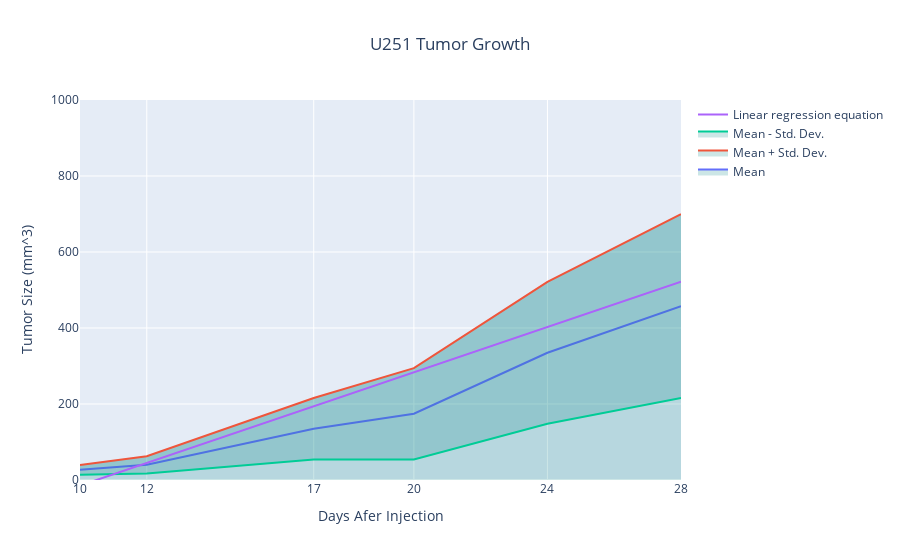

Notebook code cell kept with this figure:
### Code cell
# In this chunk of code, we will again use go.Figure() to create a figure and add the standard deviation. In addition the linear regression line will also be added to the figure.
# Create a figure
fig = go.Figure()
fig.add_trace(go.Scatter(
    x=df_U251_tumor_2_5_outlier_removed['days_after_injection'],
    y=df_U251_tumor_2_5_outlier_removed.mean(axis=1),
    mode='lines',
    name='Mean',
    fill='tonexty',
    fillcolor='rgba(0,128,128,0.2)'
))
fig.add_trace(go.Scatter(
    x=df_U251_tumor_2_5_outlier_removed['days_after_injection'],
    y=df_U251_tumor_2_5_outlier_removed.mean(axis=1) + df_U251_tumor_2_5_outlier_removed.std(axis=1),
    mode='lines',
    name='Mean + Std. Dev.',
    fill='tonexty',
    fillcolor='rgba(0,128,128,0.2)'
)) # this will create a trace for the upper bound
fig.add_trace(go.Scatter(
    x=df_U251_tumor_2_5_outlier_removed['days_after_injection'],
    y=df_U251_tumor_2_5_outlier_removed.mean(axis=1) - df_U251_tumor_2_5_outlier_removed.std(axis=1),
    mode='lines',
    name='Mean - Std. Dev.',
    fill='tonexty',
    fillcolor='rgba(0,128,128,0.2)'
)) # This will create a trace for the lower bound

# Plot the linear regression equation
x_values = np.linspace(X.min(), X.max(), 100)
y_values = average_intercept + average_coef * x_values
fig.add_trace(go.Scatter(
    x=x_values,
    y=y_values,
    mode='lines',
    name='Linear regression equation'
))

fig.update_layout(
    title='U251 Tumor Growth',
    title_x = 0.5,
    xaxis_title='Days Afer Injection',
    yaxis_title='Tumor Size (mm^3)',
    yaxis_range=[0, 1000] # This set the y-axis range to 0 to 1000
)
fig.update_xaxes(
    tickvals=[10, 12, 17, 20, 24, 28],
    ticktext=[10, 12, 17, 20, 24, 28]
)
fig.show()

print(f'Linear Regression Equation: Y = {average_intercept:.2f} + {average_coef:.2f}*X')
print(f'R^2: {r2:.2f}')
print(f'MSE: {mse:.2f}')
print(f'MRSE: {mrse:.2f}')

### Figure 1 — Plotly figure (JSON) as saved in the notebook; plotly's stock layout.template omitted (floating-point values rounded to 4 significant figures)
{"data": [{"fill": "tonexty", "fillcolor": "rgba(0,128,128,0.2)", "mode": "lines", "name": "Mean", "type": "scatter", "x": [10, 12, 17, 20, 24, 28], "y": [26.73, 39.92, 134.7, 174.3, 334.8, 457.5]}, {"fill": "tonexty", "fillcolor": "rgba(0,128,128,0.2)", "mode": "lines", "name": "Mean + Std. Dev.", "type": "scatter", "x": [10, 12, 17, 20, 24, 28], "y": [39.51, 62.61, 215.8, 294.5, 521.6, 699.4]}, {"fill": "tonexty", "fillcolor": "rgba(0,128,128,0.2)", "mode": "lines", "name": "Mean - Std. Dev.", "type": "scatter", "x": [10, 12, 17, 20, 24, 28], "y": [13.95, 17.23, 53.66, 54.21, 148.0, 215.7]}, {"mode": "lines", "name": "Linear regression equation", "type": "scatter", "x": [10, 10.18, 10.36, 10.55, 10.73, 10.91, 11.09, 11.27, 11.45, 11.64, 11.82, 12, 12.18, 12.36, 12.55, 12.73, 12.91, 13.09, 13.27, 13.45, 13.64, 13.82, 14, 14.18, 14.36, 14.55, 14.73, 14.91, 15.09, 15.27, 15.45, 15.64, 15.82, 16, 16.18, 16.36, 16.55, 16.73, 16.91, 17.09, 17.27, 17.45, 17.64, 17.82, 18, 18.18, 18.36, 18.55, 18.73, 18.91, 19.09, 19.27, 19.45, 19.64, 19.82, 20, 20.18, 20.36, 20.55, 20.73, 20.91, 21.09, 21.27, 21.45, 21.64, 21.82, 22, 22.18, 22.36, 22.55, 22.73, 22.91, 23.09, 23.27, 23.45, 23.64, 23.82, 24, 24.18, 24.36, 24.55, 24.73, 24.91, 25.09, 25.27, 25.45, 25.64, 25.82, 26, 26.18, 26.36, 26.55, 26.73, 26.91, 27.09, 27.27, 27.45, 27.64, 27.82, 28], "y": [-14.72, -9.294, -3.873, 1.548, 6.969, 12.39, 17.81, 23.23, 28.65, 34.07, 39.5, 44.92, 50.34, 55.76, 61.18, 66.6, 72.02, 77.44, 82.86, 88.28, 93.71, 99.13, 104.5, 110.0, 115.4, 120.8, 126.2, 131.7, 137.1, 142.5, 147.9, 153.3, 158.8, 164.2, 169.6, 175.0, 180.4, 185.9, 191.3, 196.7, 202.1, 207.5, 213.0, 218.4, 223.8, 229.2, 234.7, 240.1, 245.5, 250.9, 256.3, 261.8, 267.2, 272.6, 278.0, 283.4, 288.9, 294.3, 299.7, 305.1, 310.5, 316.0, 321.4, 326.8, 332.2, 337.7, 343.1, 348.5, 353.9, 359.3, 364.8, 370.2, 375.6, 381.0, 386.4, 391.9, 397.3, 402.7, 408.1, 413.5, 419.0, 424.4, 429.8, 435.2, 440.7, 446.1, 451.5, 456.9, 462.3, 467.8, 473.2, 478.6, 484.0, 489.4, 494.9, 500.3, 505.7, 511.1, 516.5, 522.0]}], "layout": {"title": {"text": "U251 Tumor Growth", "x": 0.5}, "xaxis": {"ticktext": [10, 12, 17, 20, 24, 28], "tickvals": [10, 12, 17, 20, 24, 28], "title": {"text": "Days Afer Injection"}}, "yaxis": {"range": [0, 1000], "title": {"text": "Tumor Size (mm^3)"}}}}
